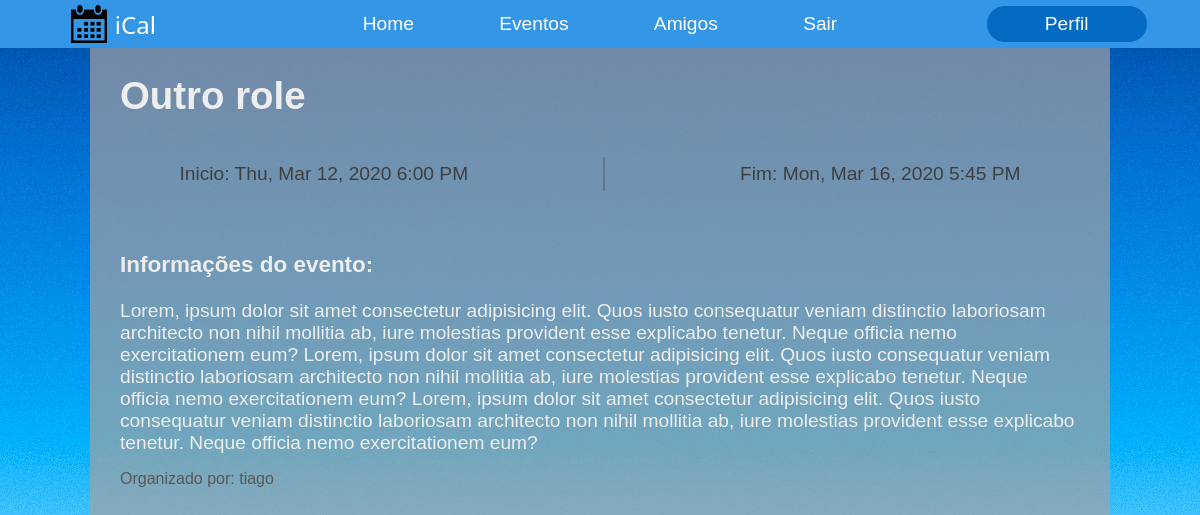
Screenshot of /event/3 (signed in) with the database file from the repository.
### app/models.py (models this page shows, shortened)
class Event(db.Model):
    id = db.Column(db.Integer, primary_key = True)
    title = db.Column(db.String(32), nullable = False)
    description = db.Column(db.String(128))
    date_start = db.Column(db.DateTime, index = True, nullable=False)
    date_end = db.Column(db.DateTime, nullable=False)
    event_owner = db.Column(db.Integer, db.ForeignKey('user.id') )

class User(UserMixin,db.Model):
    id = db.Column(db.Integer, primary_key = True)
    username = db.Column(db.String(32), unique = True, nullable = False)
    password = db.Column(db.String(64), nullable = False)

### app/routes.py (the view)
@app.route('/event/<event_id>')
@login_required
def event_view(event_id):
    event = Event.query.filter_by(id=event_id).first_or_404()
    user = User.query.filter_by(id = event.event_owner).first()
    dateNow = datetime.now()
    friends = friendList(current_user.id)
    return render_template('event_view.html', event=event, user=user, dateNow = dateNow, friends = friends)

### app/models.py (called while the page is built)
@login.user_loader
def load_user(id):
    return User.query.get(int(id))

### app/routes.py (called while the page is built)
def friendList( user_id):
    rel_u1 = RelationUsers.query.filter_by(user1 = user_id).all()
    rel_u2 = RelationUsers.query.filter_by(user2 = user_id).all()
    f1 = []
    f2 = []
    for i in rel_u1:
        f1 += [User.query.filter_by(id = i.user2).first()]
    for j in rel_u2:
        f2 += [User.query.filter_by(id = j.user1).first()]
    friends = f1 + f2
    return friends

### app/templates/event_view.html (shortened to what this page needs)
{%  extends "layout.html"   %}
{%  block content   %}
<h1> {{event.title}}</h1>
{%  if event.date_end >  dateNow    %}
<div class = "event_info_banner">
    <p> Inicio: {{ moment(event.date_start).format('llll')}}</p>
    <div id="separate_line"></div>
    <p> Fim: {{ moment(event.date_end).format('llll')}}</p>
</div>
<h3> Informações do evento: </h3>
<div class = "event_info_descript">
    {{event.description}}
</div>
    <p id="organised_p"> Organizado por: {{user.username}}</p>
{%  endif   %}
{%  endblock    %}

### app/static/css/main.css (style rules this page uses)
body { background-image: url("../images/wallpaper.jpg"); width: 100%; overflow-x: hidden; overflow-y: scroll; margin: 0; font-size: 1.2em; font-family: Verdana, Geneva, Tahoma, sans-serif; display: flex; color: rgb(238, 238, 238); align-items: center; flex-direction: column; }
h1 { font-family: 'Lucida Sans', 'Lucida Sans Regular', 'Lucida Grande', 'Lucida Sans Unicode', Geneva, Verdana, sans-serif }
#organised_p { color: rgb(90, 87, 87); font-size: 1rem; }
#separate_line { align-self: center; height: 2rem; border: 1px solid rgba(63, 63, 63,0.31); margin-inline-start: 1rem; margin-inline-end: 1rem; }
.event_info_banner { margin-block-start: 0; margin-block-end: 3rem; width: 100%; color:rgb(63, 63, 63); display: flex; flex-direction: row; justify-content: space-around; }

### rows the page displays
Event: title "Outro role", date_start "Thu, Mar 12, 2020 6:00 PM", date_end "Mon, Mar 16, 2020 5:45 PM", description "Lorem, ipsum dolor sit amet consectetur adipisicing elit. Quos iusto consequatur veniam distinctio laboriosam architecto non nihil mollitia ab, iure molestias provident esse explicabo tenetur. Neque officia nemo exercitationem eum? Lorem, ipsum dolor sit amet consectetur adipisicing elit. Quos iusto consequatur veniam distinctio laboriosam architecto non nihil mollitia ab, iure molestias provident esse explicabo tenetur. Neque officia nemo exercitationem eum? Lorem, ipsum dolor sit amet consectetur adipisicing elit. Quos iusto consequatur veniam distinctio laboriosam architecto non nihil mollitia ab, iure molestias provident esse explicabo tenetur. Neque officia nemo exercitationem eum?"
User: username "tiago"
